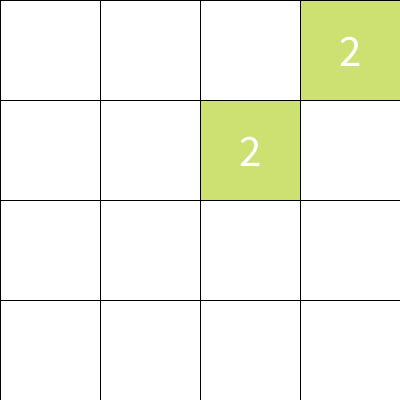
Frame 1 (no input)
Frame 60 (the mouse pressed at the canvas centre just before this capture): identical to frame 1, image omitted
Frame 120 (the mouse held since frame 60 and released just before this capture): identical to frame 1, image omitted

The Processing sketch that drew this single still picture (run headless with seeded random() and noise(); from frame 60 on, the mouse is pressed at the canvas centre):

// Processing sketch: game_2048
// ── game_2048.pde
int scale;
GRID[][] grid;
//int[] list = {0, 2, 4, 8, 16, 32, 64, 128, 256, 512, 1024};
IntDict d;
int locked = 0;
boolean gameOver = false;
float c = 0;

void setup() {
  size(400, 400);
  colorMode(HSB);
  scale = width/4; //scale = height/4
  grid = new GRID[4][4];
  newGame();
  d = new IntDict();
  setDict();
}

void draw() {
  if (locked == 16) {
    c += 1;
    fill(c%255, 255, 255);
    textAlign(CENTER, CENTER);
    textSize(30);
    text("GAME OVER\nPress any key to restart", width/2, height/2);
    gameOver = true;
  } else {
    for (int i = 0; i < 4; i++)
      for (int j = 0; j < 4; j++) {
        grid[i][j].show();
      }
  }
}

void keyPressed() {
  if (gameOver == false) {
    if (keyCode == UP) {
      up();
    } else if (keyCode == RIGHT) {
      right();
    } else if (keyCode == DOWN) {
      down();
    } else if (keyCode == LEFT) {
      left();
    } else if (key == 'r') {
      newGame();
    }
  } else {
    newGame();
  }
}

void spawn(int n) {
  while (n != 0) {
    int i = floor(random(4));
    int j = floor(random(4));
    if (grid[i][j].value == 0) {
      grid[i][j].value = 2;
      locked++;
      n--;
    }
  }
}

void up() {
  boolean spawn = false;
  for (int i = 0; i < 4; i++) {
    for (int j = 0; j < 3; j++) {
      for (int z = j+1; z <= 3; z++) {
        if (grid[i][z].value != 0) {
          if (grid[i][j].value == grid[i][z].value && grid[i][j].value != 2048) {
            grid[i][j].value *= 2;
            grid[i][z].value = 0;
            locked--;
          }
          break;
        }
      }
    }
  }
  for (int i = 0; i < 4; i++) {
    for (int j = 0; j < 3; j++) {
      if (grid[i][j].value == 0) {
        for (int z = j+1; z <= 3; z++) {
          if (grid[i][z].value != 0) {
            grid[i][j].value = grid[i][z].value;
            grid[i][z].value = 0;
            spawn = true;
            break;
          }
        }
      }
    }
  }
  if (spawn)
    spawn(1);
}


void right() {
  boolean spawn = false;
  for (int j = 0; j < 4; j++) {
    for (int i = 3; i > 0; i--) {
      for (int z = i-1; z >= 0; z--) {
        if (grid[z][j].value != 0) {
          if (grid[i][j].value == grid[z][j].value && grid[i][j].value != 2048) {
            grid[i][j].value *= 2;
            grid[z][j].value = 0;
            locked--;
          }
          break;
        }
      }
    }
  }
  for (int j = 0; j < 4; j++) {
    for (int i = 3; i > 0; i--) {
      if (grid[i][j].value == 0) {
        for (int z = i-1; z >= 0; z--) {
          if (grid[z][j].value != 0) {
            grid[i][j].value = grid[z][j].value;
            grid[z][j].value = 0;
            spawn = true;
            break;
          }
        }
      }
    }
  }
  if (spawn)
    spawn(1);
}


void down() {
  boolean spawn = false;
  for (int i = 0; i < 4; i++) {
    for (int j = 3; j > 0; j--) {
      for (int z = j-1; z >= 0; z--) {
        if (grid[i][z].value != 0) {
          if (grid[i][j].value == grid[i][z].value && grid[i][j].value != 2048) {
            grid[i][j].value *= 2;
            grid[i][z].value = 0;
            locked--;
          }
          break;
        }
      }
    }
  }
  for (int i = 0; i < 4; i++) {
    for (int j = 3; j > 0; j--) {
      if (grid[i][j].value == 0) {
        for (int z = j-1; z >= 0; z--) {
          if (grid[i][z].value != 0) {
            grid[i][j].value = grid[i][z].value;
            grid[i][z].value = 0;
            spawn = true;
            break;
          }
        }
      }
    }
  }
  if (spawn)
    spawn(1);
}

void left() {
  boolean spawn = false;
  for (int j = 0; j < 4; j++) {
    for (int i = 0; i < 3; i++) {
      for (int z = i+1; z <= 3; z++) {
        if (grid[z][j].value != 0) {
          if (grid[i][j].value == grid[z][j].value && grid[i][j].value != 2048) {
            grid[i][j].value *= 2;
            grid[z][j].value = 0;
            locked--;
          }
          break;
        }
      }
    }
  }
  for (int j = 0; j < 4; j++) {
    for (int i = 0; i < 3; i++) {
      if (grid[i][j].value == 0) {
        for (int z = i+1; z <= 3; z++) {
          if (grid[z][j].value != 0) {
            grid[i][j].value = grid[z][j].value;
            grid[z][j].value = 0;
            spawn = true;
            break;
          }
        }
      }
    }
  }
  if (spawn)
    spawn(1);
}

void setDict() {
  d.set("2", 50);
  d.set("4", 65);
  d.set("8", 90);
  d.set("16", 110);
  d.set("32", 130);
  d.set("64", 150);
  d.set("128", 175);
  d.set("256", 190);
  d.set("512", 205);
  d.set("1024", 220);
  d.set("2048", 250);
}

void newGame() {
  gameOver = false;
  locked = 0;
  for (int i = 0; i < 4; i++)
    for (int j = 0; j < 4; j++)
      grid[i][j] = new GRID(i*scale, j*scale);
  spawn(2);
}
// ── grid.pde
class GRID {
  float x;
  float y;
  int value;

  GRID(float x, float y) {
    this.x = x;
    this.y = y;
    //this.value = list[int(random(list.length))];
    this.value = 0;
  }

  void show() {
    if (value != 0) {
      fill(d.get(str(value)), 125, 225);
      rect(x, y, scale, scale);
      textSize(map(value, 2, 2048, 45, 25));
      textAlign(CENTER, CENTER);
      fill(255);
      text(str(value), x+scale/2, y+scale/2);
    } else {
      fill(255);
      rect(x, y, scale, scale);
    }
  }
}
